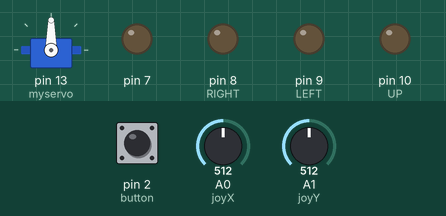
Recording of a sketch running on a simulated Arduino Uno, built with avr-gcc and run on an emulated ATmega328P. Parts: servo, output pins drawn as LEDs (lit = HIGH). The test bench sets the inputs (shaded band); at power-on: A1 (joyY) = 512, pin 2 (button) LOW, A0 (joyX) = 512. What the sketch prints to the serial monitor is not drawn.

Above: at 1.2 s.
1.3 s: A1 (joyY) set to 997
2.8 s: A1 (joyY) set to 1014
At 3.4 s:
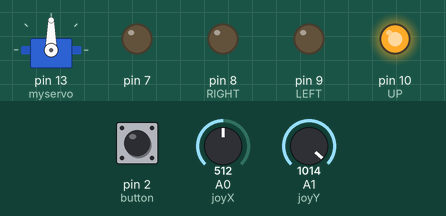
Timing chart, 0 to 5.8 s (numbered marks = the images above; inputs shaded):
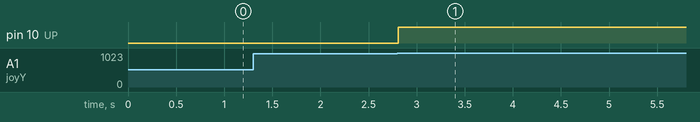

The sketch:

joystick.ino
```cpp
//#include <cmath>
#include <Servo.h>

Servo myservo;

#define joyX A0
#define joyY A1
#define UP 10
#define RIGHT 8
#define DOWN 11
#define LEFT 9

int button = 2;
int buttonState = 0;
int buttonState1 = 0;

int servoPos = 0;

int xOffset = 340;
int yOffset = 687;

enum STATE {
  LOCKED,
  UNLOCKED
};

const int UNLOCK_TIME = 5000;
STATE lockState = LOCKED;

int dir = -1; // STARTING DIRECTION
int lastDir = -1; // SAVED DIRECTION

void setup() {
  pinMode(7,OUTPUT);

  pinMode(8,OUTPUT);

  pinMode(9,OUTPUT);

  pinMode(10,OUTPUT);

  myservo.attach(13);

  pinMode(button,INPUT);

  Serial.begin(9600);
}

void loop() {
  if (lockState == LOCKED) {
    lock();
  } else {
    unlock();
  }

 int xValue = analogRead(joyX);
 int yValue = analogRead(joyY);
//   Serial.print(xValue);
//  Serial.print("\t");
//  Serial.println(yValue);

 dir = getDirection(xValue, yValue);

 if (dir != -1) {
  digitalWrite(dir, HIGH);
  checkState(dir);
 } else {
  digitalWrite(UP, LOW);
  digitalWrite(RIGHT, LOW);
  digitalWrite(DOWN, LOW);
  digitalWrite(LEFT, LOW);
 }
 delay(100);
 dir = -1;

  buttonState = digitalRead(button);

  if (buttonState == HIGH)
  {
    Serial.println("Switch = High");
    lock();
  }

  delay(100);
}

void lock() {
  myservo.write(90);
}

void unlock() {
  myservo.write(0);
  digitalWrite(UP, HIGH);
  digitalWrite(RIGHT, HIGH);
  digitalWrite(DOWN, HIGH);
  digitalWrite(LEFT, HIGH);
  delay(UNLOCK_TIME);
  reset();
}

void checkState(int dir) {
  // UNLOCK PATTERN
  constexpr int pattern [4] = { UP, DOWN, LEFT, RIGHT };
  int TERMINATING_DIR = pattern[3];

  if (lastDir != dir) {
      switch(dir) {
      case pattern[0]:
        if (lastDir != -1) {
          reset();
        } else {
          lastDir = pattern[0];
        }
        break;
      case pattern[1]:
        if (lastDir != pattern[0]) {
          reset();
        } else {
          lastDir = pattern[1];
        }
        break;
      case pattern[2]:
        if (lastDir != pattern[1]) {
          reset();
        } else {
          lastDir = pattern[2];
        }
        break;
      case pattern[3]:
        if (lastDir != pattern[2]) {
          reset();
        } else {
          lastDir = pattern[3];
        }
        break;
      default:
        reset();
    }
  }


  Serial.print(lastDir);

  if (lastDir == TERMINATING_DIR) {
    unlock();
  }
}

void reset() {
  Serial.print("resetting");
  lastDir = -1;
  digitalWrite(UP, LOW);
  digitalWrite(RIGHT, LOW);
  digitalWrite(DOWN, LOW);
  digitalWrite(LEFT, LOW);
}

int getDirection(int xValue, int yValue) {
    // up
  if (abs(yValue-1024)<=10)
  {
    Serial.println("UP");
    return UP;
  }

  // down
  if (xValue<=250 && yValue<=250)
  {
    Serial.println("DOWN");
    return DOWN;
  }
  // left
  if (abs(xValue-0)<=10 && yValue > 650)
  {
    Serial.println("LEFT");
    return LEFT;
  }
  //right
  if (abs(xValue-yOffset)<=10 && abs(yValue-yOffset) <= 10)
  {
    Serial.println("RIGHT");
    return RIGHT;
  }

  if (abs(xValue-xOffset)<=10 && abs(yValue-yOffset)<=10)
  {
    return -1;
  }
}
```

Measured:
- the behaviour switches between 1013 and 1014 on A1 (joyY) (found by bisection; images 0 and 1)
- after the input at 1.3 s, every drawn part: stays the same
- after the input at 2.8 s, pin 10 (UP): LOW → HIGH at once
